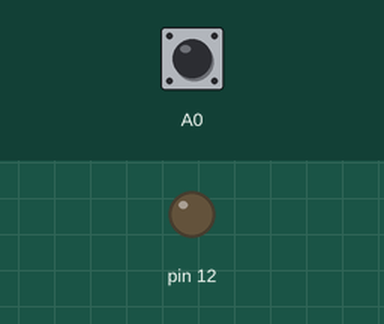
This sketch was run on a simulated Arduino Uno, built with avr-gcc and run on an emulated ATmega328P. On the bench: output pins drawn as LEDs (lit = HIGH). Inputs (shaded band) come from the test bench; at power-on: A0 HIGH.

Above: at 1.2 s.
1.3 s: A0 pulled LOW for 0.15 s
At 1.37 s:
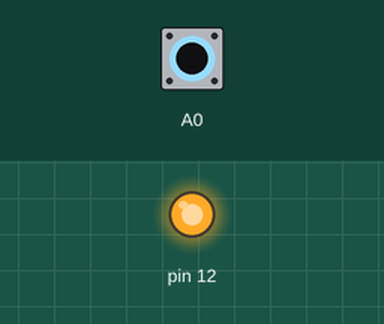
2.9 s: A0 pulled LOW for 3.2 s
At 6.6 s:
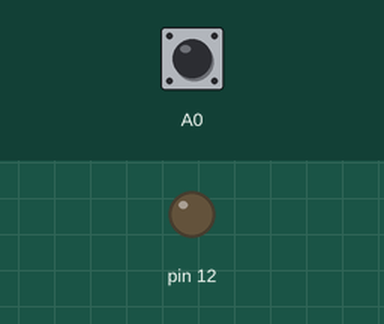
Timing chart, 0 to 8.1 s (numbered marks = the images above; inputs shaded):
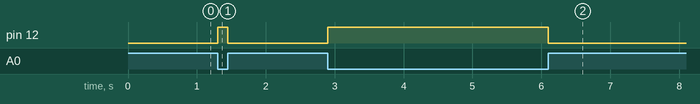

Measured:
- after the input at 1.3 s, pin 12: LOW → HIGH at once, → LOW 0.15 s later
- after the input at 2.9 s, pin 12: LOW → HIGH at once, → LOW 3.2 s later

The sketch:

Praktikum_2-4.ino
```cpp
void setup() {
pinMode(A0, INPUT);
digitalWrite(A0, 1);
pinMode(12, OUTPUT);

}

void loop() {
if(digitalRead(A0)==0){
  digitalWrite(12, 1);

}
else {
  digitalWrite(12,0);
}
}
```
